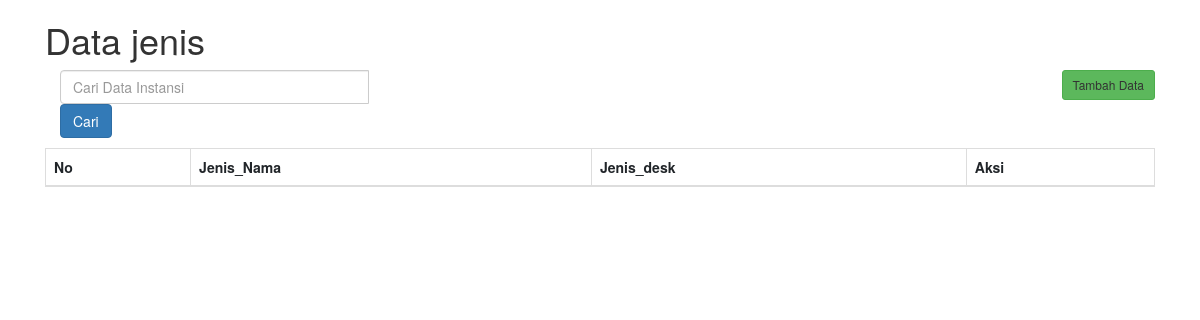
The page /index.php/jenis_instansi on the database as committed earlier.
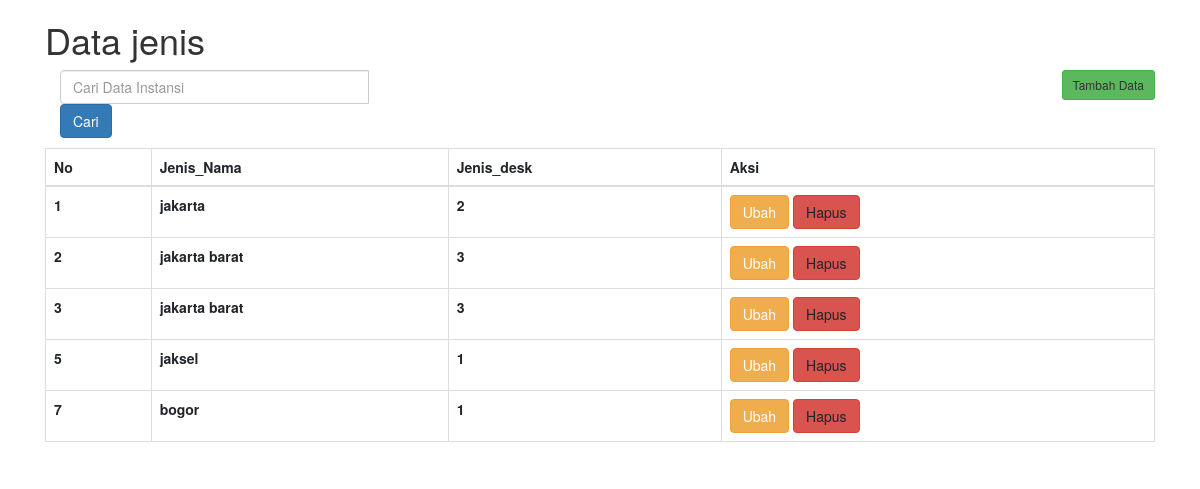
The same page on the database as committed later.
### tables this page shows
CREATE TABLE `tb_jenis_instansi` (
  `jenis_id` int(11) NOT NULL,
  `jenis_nama` varchar(50) NOT NULL,
  `jenis_desk` varchar(20) NOT NULL
);

### application/controllers/jenis_instansi.php (called while the page is built, shortened)
<?php
class jenis_instansi extends CI_Controller
{
    public function __construct()
    {
        $this->load->model('instansiJenis_model');
    }
    public function index()
    {
        $data['judul'] = "Data jenis";
        $data['jenis_instansi'] = $this->instansiJenis_model->get_data();
        $this->load->view('jenisInstansi_view', $data);
    }
}

### index.php (called while the page is built, shortened)
<?php
require_once BASEPATH.'core/CodeIgniter.php';

### application/models/instansiJenis_model.php (called while the page is built, shortened)
<?php
class instansiJenis_model extends CI_Controller
{
    public function get_data()
    {
        $result = $this->db->get('tb_jenis_instansi');
        return $result;
    }
}

### application/views/jenisInstansi_view.php (the view, shortened to what this page needs)
<!DOCTYPE html>
<html lang="en">
<head>
    <link rel="stylesheet" href="<?php echo base_url('assets/css/bootstrap.min.css');  ?>">
    <link rel="stylesheet" href="https://maxcdn.bootstrapcdn.com/bootstrap/3.4.1/css/bootstrap.min.css">
    <link rel="stylesheet" href="<?php echo base_url('assets/css/jquery.dataTables.min.css'); ?>">
</head>
<body>
    <div class="container">
        <h1><?php echo $judul; ?></h1>
        <div class="pull-right"><a class="btn btn-sm btn-success" data-toggle="modal" data-target="#modal_tambah"> Tambah Data</a></div>
        <div class="row mt-3">
            <div class="col-md-4">
                <form action="" method="POST">
                    <div class="input-group mb-3">
                        <input type="text" class="form-control" placeholder="Cari Data Instansi" name="keyword">
                        <button class="btn btn-primary" type="submit">Cari</button>
                    </div>
                </form>
            </div>
        </div>
        <table id="table2" class="table table-bordered table-hover">
            <thead>
                <tr>
                    <th>No</th>
                    <th>Jenis_Nama</th>
                    <th>Jenis_desk</th>
                    <th>Aksi</th>
                </tr>
            </thead>
            <tbody>
                <?php
                foreach ($jenis_instansi->result() as $row) : ?>
                    <tr>
                        <th><?php echo $row->jenis_id; ?></th>
                        <th><?php echo $row->jenis_nama; ?></th>
                        <th><?php echo $row->jenis_desk; ?></th>
                        <td>
                            <a href="<?php echo site_url('jenis_instansi/get_ubah/' . $row->jenis_id); ?>" class="btn btn-warning">Ubah</a>
                            <a data-toggle="modal" data-target="#modal_delete<?php echo $row->jenis_id ?>" class="btn btn-danger" title="Hapus">Hapus</a>
                        </td>
                    </tr>
                <?php endforeach; ?>
            </tbody>
        </table>
    </div>
</body>
</html>

Rows that differ between the two databases and show on the page:
added tb_jenis_instansi: jenis_id "1", jenis_nama "jakarta", jenis_desk "2"
added tb_jenis_instansi: jenis_id "2", jenis_nama "jakarta barat", jenis_desk "3"
added tb_jenis_instansi: jenis_id "3", jenis_nama "jakarta barat", jenis_desk "3"
added tb_jenis_instansi: jenis_id "5", jenis_nama "jaksel", jenis_desk "1"
added tb_jenis_instansi: jenis_id "7", jenis_nama "bogor", jenis_desk "1"
